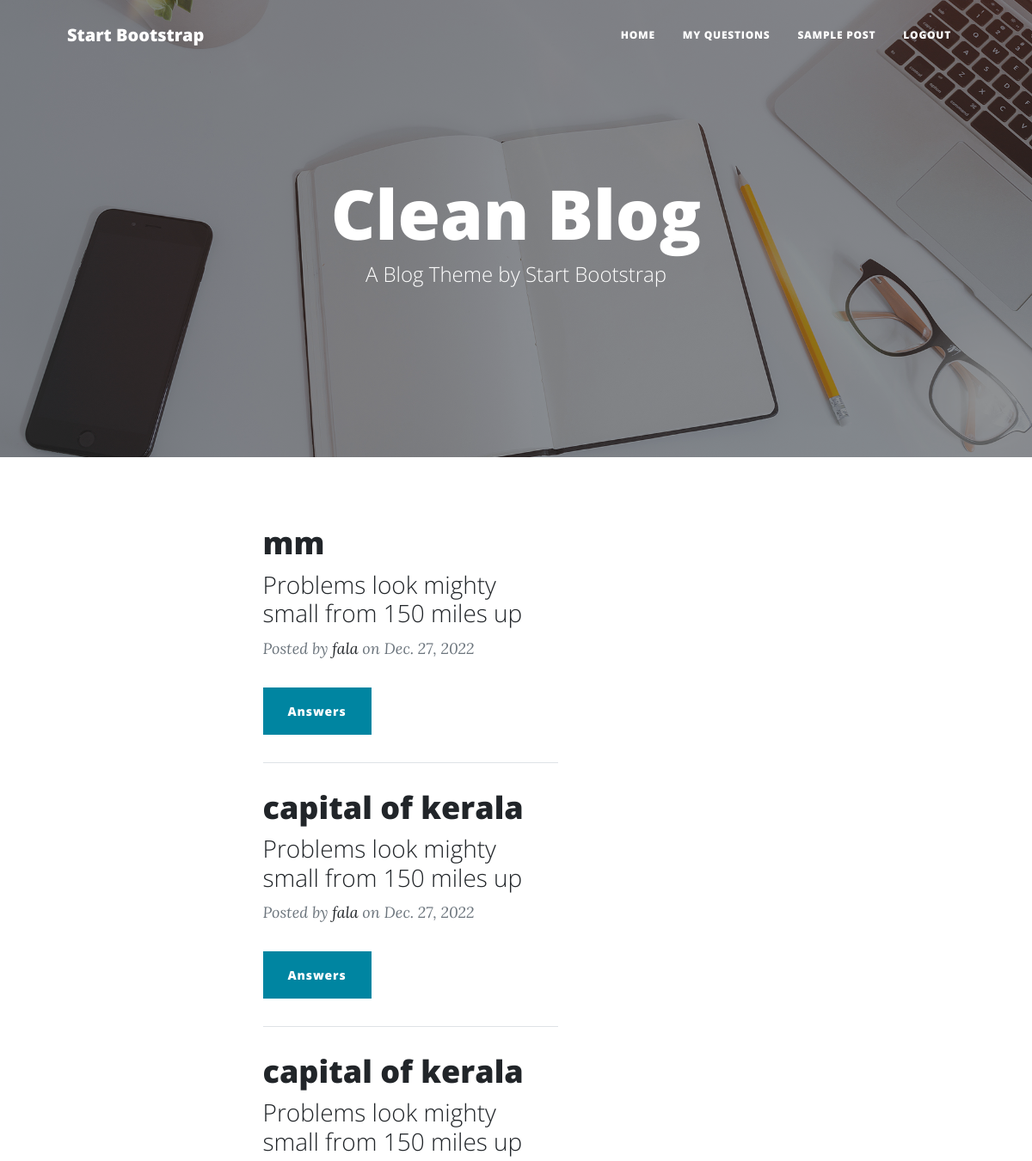
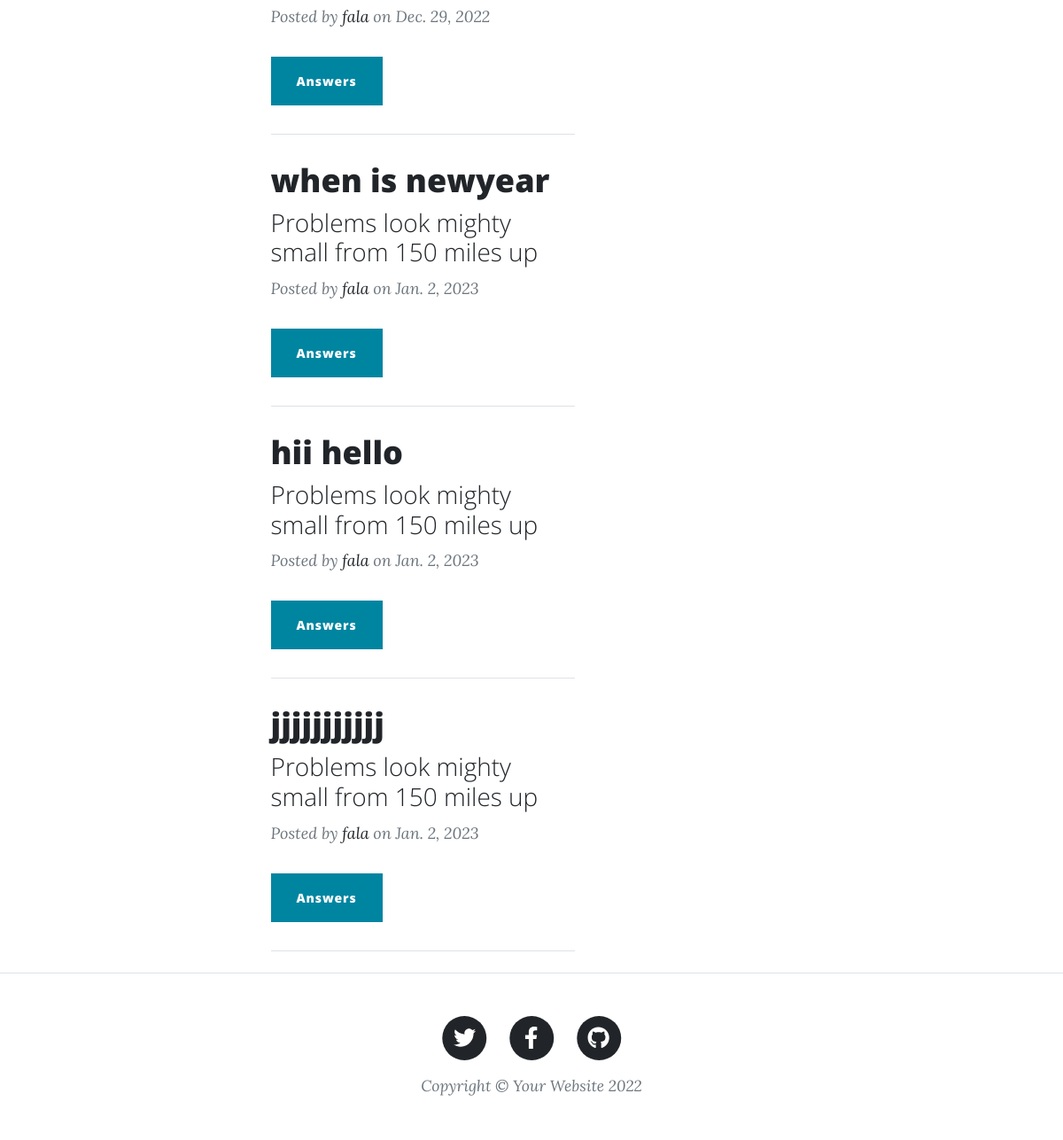
Page /questions/all (signed in) on the committed database (2 pictures, top to bottom).
### stack/models.py (models this page shows, shortened)
class Questions(models.Model):
    question=models.CharField(max_length=200)
    image=models.ImageField(upload_to="images",null=True,blank=True)
    user=models.ForeignKey(User,on_delete=models.CASCADE)
    created_date=models.DateField(auto_now_add=True)
    is_active=models.BooleanField(default=True)
    @property
    def fetch_answer(self):
        answer=self.answer_set.all().annotate(up_count=Count('up_vote')).order_by('-up_count')
        return answer

### stack/views.py (the view)
# urls.py: path("questions/all",views.MyQuestionsView.as_view(),name="my-questions"),
@method_decorator(decorators,name='dispatch')
class MyQuestionsView(ListView):
    model=Questions
    context_object_name="questions"
    template_name="myquestions.html"
    def get_queryset(self):
        return Questions.objects.filter(user=self.request.user)

### stack/views.py (called while the page is built)
def signin_required(fn):
    def wrapper(request,*args,**kw):
        if not request.user.is_authenticated:
            messages.error(request,"u must login")
            return redirect("signin")
        else:
            return fn(request,*args,**kw)
    return wrapper

### stack/templates/myquestions.html (shortened to what this page needs)
{%extends 'base.html'%}
{%block body_block%}
<div class="col-md-10 col-lg-8 col-xl-7">
    {%for q in questions%}
    <div class="col-md-10 col-lg-8 col-xl-7">
        <div class="post-preview">
            <a href="post.html">
                <h2 class="post-title">{{q.question}}</h2>
                <h3 class="post-subtitle">Problems look mighty small from 150 miles up</h3>
            </a>
            <p class="post-meta">
                Posted by
                <a href="#!">{{q.user}}</a>
                on {{q.created_date}}
                <div>
                    <p>
                        <button class="btn btn-primary" type="button" data-bs-toggle="collapse" data-bs-target="#answerlist{{forloop.counter}}" aria-expanded="false" aria-controls="collapseExample">
                         Answers
                          </button>
                      </p>
                </div>
            </p>
        </div>
        <hr class="my-4" />
    </div>
    {%endfor%}
</div>
{%endblock%}

### rows in the picture
Questions: question "mm", user "fala", created_date "Dec. 27, 2022"
Questions: question "capital of kerala", user "fala", created_date "Dec. 27, 2022"
Questions: question "capital of kerala", user "fala", created_date "Dec. 29, 2022"
Questions: question "when is newyear", user "fala", created_date "Jan. 2, 2023"
Questions: question "hii hello", user "fala", created_date "Jan. 2, 2023"
Questions: question "jjjjjjjjjjj", user "fala", created_date "Jan. 2, 2023"
